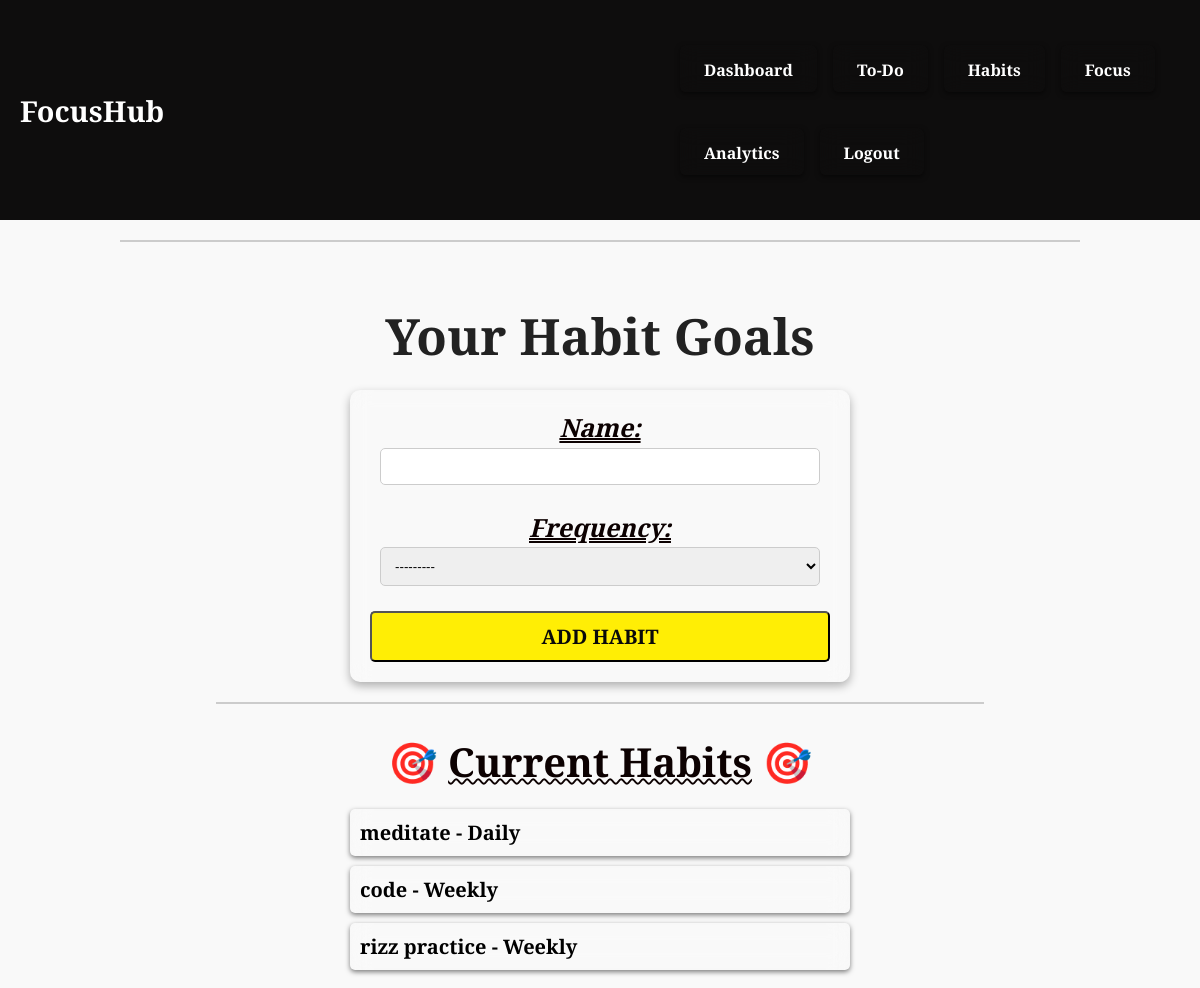
/habits/ (signed in), run on the app's committed database.
### hub/models.py (models this page shows, shortened)
class Habit(models.Model):
    user = models.ForeignKey(User, on_delete=models.CASCADE)
    name = models.CharField(max_length=255)
    frequency = models.CharField(max_length=10, choices=[('daily', 'Daily'), ('weekly', 'Weekly')])
    created_at = models.DateTimeField(auto_now_add=True)

### hub/utils.py (the view)
    def wrapper(request, *args, **kwargs):
        if request.user.is_authenticated:
            session = FocusSession.objects.filter(user=request.user, end_time__isnull=True).first()
            allowed_paths = ['/focus/', '/confirm_completion/', '/logout/']
            if session and request.path not in allowed_paths:
                return redirect('focus')
        return view_func(request, *args, **kwargs)

### hub/forms.py (shortened to what this page needs)
class HabitForm(forms.ModelForm):
    class Meta:
        model = Habit
        fields = ['name', 'frequency']
        widgets = {'frequency': forms.Select(choices=Habit._meta.get_field('frequency').choices)}

### hub/utils.py (called while the page is built)
def enforce_focus_lock(view_func):
    def wrapper(request, *args, **kwargs):
        if request.user.is_authenticated:
            session = FocusSession.objects.filter(user=request.user, end_time__isnull=True).first()
            allowed_paths = ['/focus/', '/confirm_completion/', '/logout/']
            if session and request.path not in allowed_paths:
                return redirect('focus')
        return view_func(request, *args, **kwargs)
    return wrapper

### hub/views.py (called while the page is built)
@enforce_focus_lock
@login_required
def habits_view(request):
    if request.method == 'POST':
        form = HabitForm(request.POST)
        if form.is_valid():
            habit = form.save(commit=False)
            habit.user = request.user
            habit.save()
            return redirect('dashboard')
    else:
        form = HabitForm()
    habits = Habit.objects.filter(user=request.user)
    return render(request, 'habits.html', {'form': form, 'habits': habits})

### templates/habits.html (shortened to what this page needs)
{% extends "base.html" %}
{% block content %}
    <h2>Your Habit Goals</h2>
    <form method="post">
        {{ form.as_p }}
        <button type="submit">Add Habit</button>
    </form>
    <hr>
    <h3>🎯 <span class="Habit">Current Habits</span> 🎯</h3>
    {% if habits %}
        <ul>
            {% for habit in habits %}
                <li>
                    {{ habit.name }} - {{ habit.frequency|capfirst }}
                </li>
            {% endfor %}
        </ul>
    {% else %}
        <p> ↑ No habits added yet. Add one above! ↑	</p>
    {% endif %}
{% endblock %}

### templates/base.html (style rules this page uses)
* { margin: 0; padding: 0; box-sizing: border-box; }
body { font-family: 'Playfair Display', serif; background-color: #f9f9f9; color: #222; min-height: 100vh; }
hr { border: none; border-top: 1px solid #ccc; }

### templates/habits.html (style rules this page uses)
body { background-image: url('Clouds.jpg'); background-size: cover; background-position: center; font-family: 'Playfair Display', serif; }
h2 { text-align: center; margin-bottom: 20px; font-size: 50px; }
form { max-width: 500px; margin: 0 auto; padding: 20px; background-color: transparent; backdrop-filter: blur(10px); border-radius: 10px; margin-bottom: 20px; box-shadow: 0 4px 10px rgba(0, 0, 0, 0.3); }
input[type="text"], select { width: calc(100% - 20px); padding: 10px; margin-bottom: 15px; border-radius: 5px; border: 1px solid #ccc; }
button { font-family: 'Playfair Display', serif; margin-top: 10px; font-size: 20px; font-weight: bold; text-transform: uppercase; display: block; width: 100%; padding: 10px; background-color: #ffee05; color: rgb(10, 10, 10); border-width: 2px; border-radius: 5px; cursor: pointer; transition: background-color 0.3s ease; }
ul { list-style-type: none; padding: 0; margin: 20px auto; max-width: 500px; }
li { font-family: 'Playfair Display', serif; display: block; margin-top: 10px; background-color: transparent; color: rgb(0, 0, 0); font-size: 20px; font-weight: bold; backdrop-filter: blur(10px); border-color: rgb(14, 13, 13); border-width: 2px; padding: 10px; margin-bottom: 10px; border-radius: 5px; box-shadow: 0 2px 5px rgba(0, 0, 0, 0.5); transition: background-color 0.3s ease, color 0.3s ease; }
hr { margin: 20px auto; width: 80%; border: 1px solid #ccc; }
h3 { text-align: center; margin-top: 30px; font-size: 40px; font-family: 'Playfair Display', serif; color: #0c0101; font-weight: bold; }
.Habit { text-decoration-line: underline; text-decoration-thickness: 2px; text-decoration-style: wavy; }
p { font-family: 'Playfair Display', serif; text-align: center; font-size: 25px; color: #0c0101; font-style: italic; font-weight:bold; margin-bottom: 10px; text-decoration-line: underline; text-decoration-thickness: 2px; text-decoration-style: double; }

### data on the page
Habit: name "meditate", frequency "Daily"
Habit: name "code", frequency "Weekly"
Habit: name "rizz practice", frequency "Weekly"
